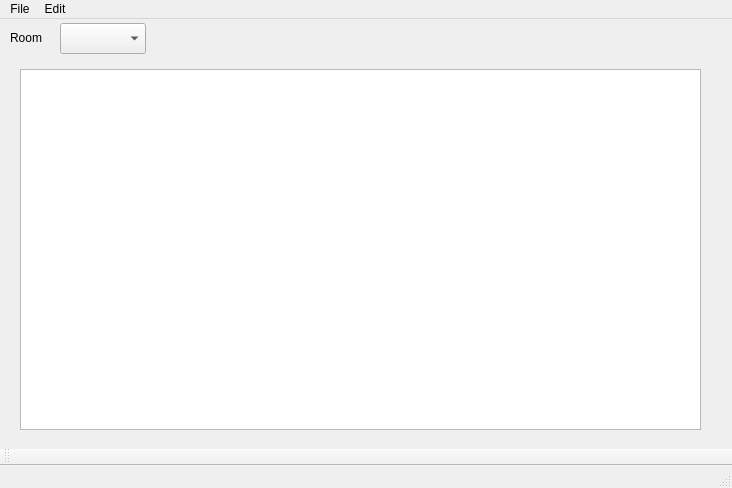
<?xml version="1.0" encoding="UTF-8"?>
<ui version="4.0">
 <class>MainWindow</class>
 <widget class="QMainWindow" name="MainWindow">
  <property name="geometry">
   <rect>
    <x>0</x>
    <y>0</y>
    <width>732</width>
    <height>488</height>
   </rect>
  </property>
  <property name="windowTitle">
   <string>MainWindow</string>
  </property>
  <widget class="QWidget" name="centralWidget">
   <widget class="QLabel" name="label">
    <property name="geometry">
     <rect>
      <x>10</x>
      <y>10</y>
      <width>67</width>
      <height>17</height>
     </rect>
    </property>
    <property name="text">
     <string>Room</string>
    </property>
   </widget>
   <widget class="QComboBox" name="roomsComboBox">
    <property name="geometry">
     <rect>
      <x>60</x>
      <y>4</y>
      <width>86</width>
      <height>31</height>
     </rect>
    </property>
   </widget>
   <widget class="QTableView" name="scheduleTable">
    <property name="geometry">
     <rect>
      <x>20</x>
      <y>50</y>
      <width>681</width>
      <height>361</height>
     </rect>
    </property>
   </widget>
  </widget>
  <widget class="QMenuBar" name="menuBar">
   <property name="geometry">
    <rect>
     <x>0</x>
     <y>0</y>
     <width>732</width>
     <height>22</height>
    </rect>
   </property>
   <widget class="QMenu" name="menuSchool_Planner">
    <property name="title">
     <string>File</string>
    </property>
    <addaction name="actionLoad"/>
    <addaction name="actionSave"/>
   </widget>
   <widget class="QMenu" name="menuEdit">
    <property name="title">
     <string>Edit</string>
    </property>
   </widget>
   <addaction name="menuSchool_Planner"/>
   <addaction name="menuEdit"/>
  </widget>
  <widget class="QToolBar" name="mainToolBar">
   <attribute name="toolBarArea">
    <enum>BottomToolBarArea</enum>
   </attribute>
   <attribute name="toolBarBreak">
    <bool>false</bool>
   </attribute>
  </widget>
  <widget class="QStatusBar" name="statusBar"/>
  <action name="actionLoad">
   <property name="text">
    <string>Load</string>
   </property>
  </action>
  <action name="actionSave">
   <property name="text">
    <string>Save</string>
   </property>
  </action>
 </widget>
 <layoutdefault spacing="6" margin="11"/>
 <resources/>
 <connections>
  <connection>
   <sender>actionLoad</sender>
   <signal>triggered()</signal>
   <receiver>MainWindow</receiver>
   <slot>openDataFile()</slot>
   <hints>
    <hint type="sourcelabel">
     <x>-1</x>
     <y>-1</y>
    </hint>
    <hint type="destinationlabel">
     <x>365</x>
     <y>243</y>
    </hint>
   </hints>
  </connection>
  <connection>
   <sender>roomsComboBox</sender>
   <signal>currentTextChanged(QString)</signal>
   <receiver>MainWindow</receiver>
   <slot>changeTable()</slot>
   <hints>
    <hint type="sourcelabel">
     <x>105</x>
     <y>43</y>
    </hint>
    <hint type="destinationlabel">
     <x>469</x>
     <y>23</y>
    </hint>
   </hints>
  </connection>
  <connection>
   <sender>scheduleTable</sender>
   <signal>doubleClicked(QModelIndex)</signal>
   <receiver>MainWindow</receiver>
   <slot>openEdit(QModelIndex)</slot>
   <hints>
    <hint type="sourcelabel">
     <x>387</x>
     <y>184</y>
    </hint>
    <hint type="destinationlabel">
     <x>666</x>
     <y>36</y>
    </hint>
   </hints>
  </connection>
  <connection>
   <sender>actionSave</sender>
   <signal>triggered()</signal>
   <receiver>MainWindow</receiver>
   <slot>saveData()</slot>
   <hints>
    <hint type="sourcelabel">
     <x>-1</x>
     <y>-1</y>
    </hint>
    <hint type="destinationlabel">
     <x>365</x>
     <y>243</y>
    </hint>
   </hints>
  </connection>
 </connections>
 <slots>
  <slot>showAlert()</slot>
  <slot>openDataFile()</slot>
  <slot>changeTable()</slot>
  <slot>openEdit(QModelIndex)</slot>
  <slot>saveData()</slot>
 </slots>
</ui>
